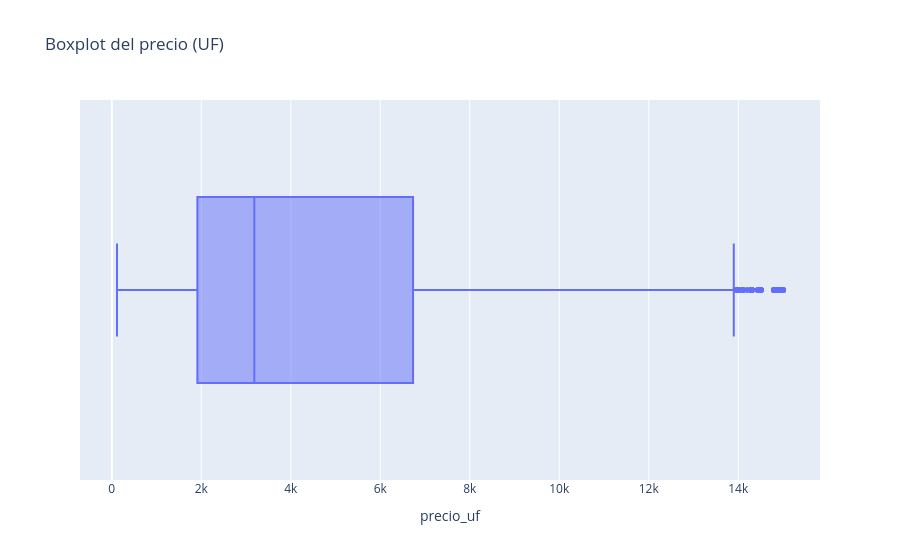

The notebook cell saved with this chart:
### Markdown cell above
**La IA como copiloto:** no necesitas memorizar el código de un gráfico. Puedes pedírselo a una IA:

> *"Tengo un DataFrame `df` con la columna numérica `precio_uf`. Hazme un boxplot interactivo de esa
> columna con plotly y explícame cómo leerlo."*

Lo importante es **qué pedir** y **cómo interpretarlo**. Esto es lo que devolvería:

### Code cell
px.box(df, x='precio_uf', points='outliers', title='Boxplot del precio (UF)')

### Figure 1 — Plotly figure (JSON) as saved in the notebook; plotly's stock layout.template omitted (floating-point values rounded to 4 significant figures; data arrays with more than 128 entries replaced by an {"elided": "..."} marker saying what was removed)
{"data": [{"alignmentgroup": "True", "boxpoints": "outliers", "hovertemplate": "precio_uf=%{x}<extra></extra>", "legendgroup": "", "marker": {"color": "#636efa"}, "name": "", "notched": false, "offsetgroup": "", "orientation": "h", "showlegend": false, "type": "box", "x": {"elided": "2377 float values"}, "x0": " ", "xaxis": "x", "y0": " ", "yaxis": "y"}], "layout": {"boxmode": "group", "legend": {"tracegroupgap": 0}, "title": {"text": "Boxplot del precio (UF)"}, "xaxis": {"anchor": "y", "domain": [0.0, 1.0], "title": {"text": "precio_uf"}}, "yaxis": {"anchor": "x", "domain": [0.0, 1.0]}}}
